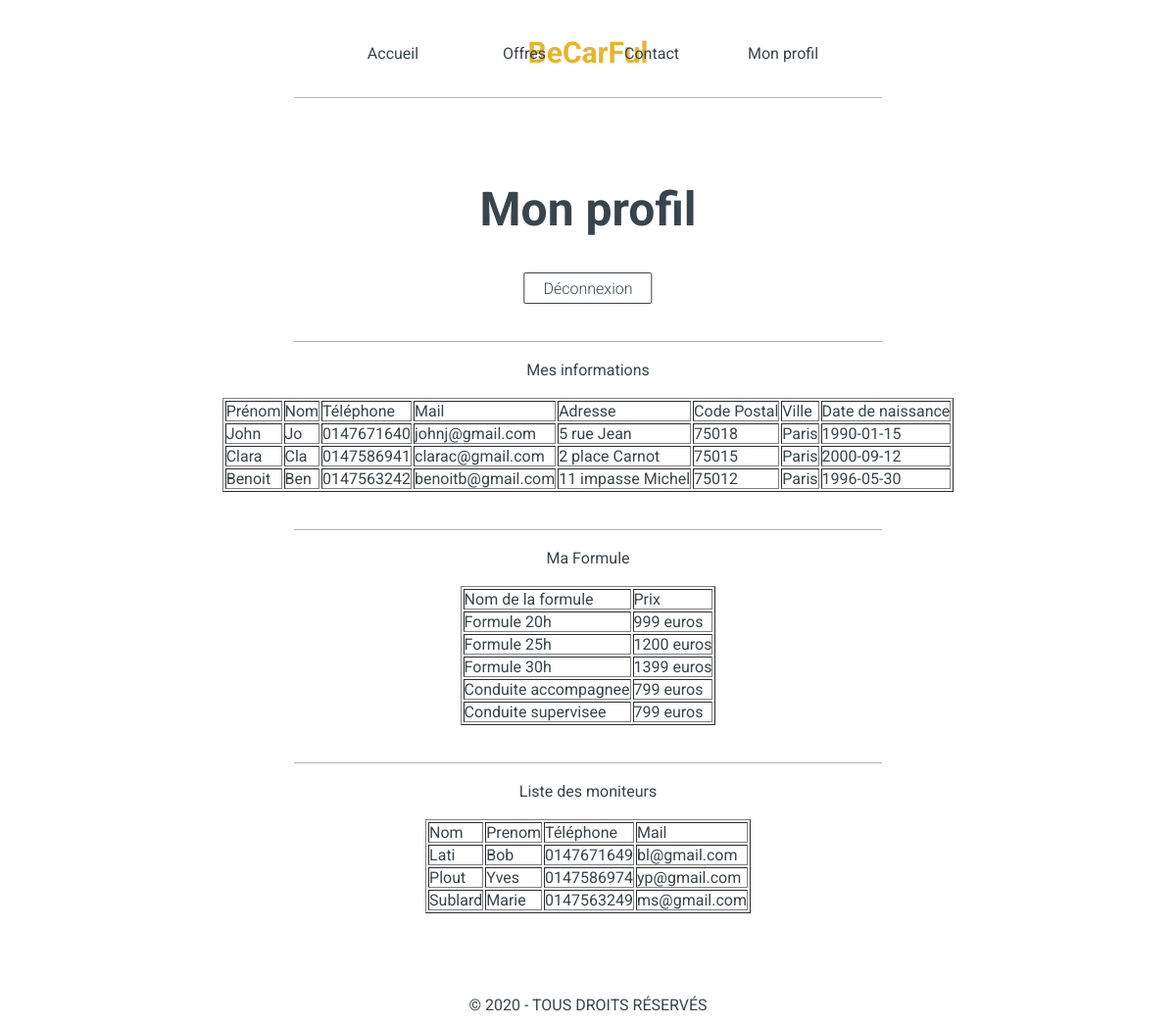
Screenshot of /mvc_poo/index2.php?page=3 with the database file from the repository.
### tables this page shows
CREATE TABLE eleve (
    ideleve INT(3) NOT NULL auto_increment,
    prenomEleve VARCHAR(30),
    nomEleve VARCHAR(30),
    adresse VARCHAR(60),
    cp INT(5),
    ville VARCHAR(30),
    tel VARCHAR(20),
    mail VARCHAR(40),
    d_naissance DATE,
    idformule INT(3),
    PRIMARY KEY (ideleve),
    FOREIGN KEY (idformule) REFERENCES formule(idformule)
);

CREATE TABLE formule (
    idformule INT(3) auto_increment,
    libelle VARCHAR(30),
    prix VARCHAR(30),
    PRIMARY KEY (idformule)
);

CREATE TABLE moniteur (
    idmoniteur int(3) NOT NULL auto_increment,
    prenomMoniteur VARCHAR(30),
    nomMoniteur VARCHAR(30),
    adresse VARCHAR(60),
    cp INT(5),
    ville VARCHAR(30),
    tel VARCHAR(20),
    mail VARCHAR(40),
    d_naissance DATE,
    d_embauche DATE,
    salaire FLOAT,
    PRIMARY KEY (idmoniteur)
);

### mvc_poo/controleur/controleur.class.php (called while the page is built, shortened)
<?php
    require_once ("modele/modele.class.php");
    class Controleur {
        private $unModele;
        public function __construct (){
            $this->unModele = new Modele ();
        }
        public function selectAllMoniteur (){
            $lesMoniteurs = $this->unModele->selectAllMoniteur ();
            return $lesMoniteurs;
        }
        public function selectUnEleve (){
            $leEleve = $this->unModele->selectUnEleve ();
            return $leEleve;
        }
        public function selectUneFormule (){
            $laFormule = $this->unModele->selectUneFormule ();
            return $laFormule;
        }
    }
?>

### mvc_poo/modele/modele.class.php (called while the page is built, shortened)
<?php
    class Modele {
        private $unPdo;
        public function __construct () {
            try{
                $this->unPdo = new PDO("mysql:host=localhost;dbname=auto_ecole","root","");
            }
            catch (PDOException $exp){
                echo "Erreur de connexion à la BDD";
            }
        }
        public function selectAllMoniteur () {
            if ($this->unPdo != null) {
                $requete = "select nomMoniteur, prenomMoniteur, tel, mail from moniteur;";
                $select = $this->unPdo-> prepare($requete);
                $select->execute();
                $lesMoniteurs = $select->fetchAll();
                return $lesMoniteurs;
            }else{
                return null;
            }
        }
        public function selectUnEleve () {
            if ($this->unPdo != null) {
                $requete = "select prenomEleve, nomEleve, tel, mail, adresse, cp, ville, d_naissance from eleve;";
                $select = $this->unPdo-> prepare($requete);
                $select->execute();
                $leEleve = $select->fetchAll();
                return $leEleve;
            }else{
                return null;
            }
        }
        public function selectUneFormule () {
            if ($this->unPdo != null) {
                $requete = "select libelle, prix from formule;";
                $select = $this->unPdo-> prepare($requete);
                $select->execute();
                $laFormule = $select->fetchAll();
                return $laFormule;
            }else{
                return null;
            }
        }
    }
?>

### mvc_poo/vue/vue_eleve.php (the view)
<center>
    <br>
    <br>
    <hr>
    <br>
    <p>Mes informations</p>
    <br>
    <table border="1">
        <tr>
        <td>Prénom</td>
        <td>Nom</td>
        <td>Téléphone</td>
        <td>Mail</td>
        <td>Adresse</td>
        <td>Code Postal</td>
        <td>Ville</td>
        <td>Date de naissance</td>
        </tr>
    <?php
        foreach ($leEleve as $unEleve) {
            echo "<tr>
            <td>".$unEleve["prenomEleve"]."</td>
            <td>".$unEleve["nomEleve"]."</td>
            <td>".$unEleve["tel"]."</td>
            <td>".$unEleve["mail"]."</td>
            <td>".$unEleve["adresse"]."</td>
            <td>".$unEleve["cp"]."</td>
            <td>".$unEleve["ville"]."</td>
            <td>".$unEleve["d_naissance"]."</td>
            </tr>";
        }
    ?>
    </table>
</center>

### mvc_poo/index2.php (shortened to what this page needs)
<?php
    require_once ("controleur/controleur.class.php");
    $unControleur = new Controleur();
?>
<!DOCTYPE html>
<html lang="fr">
<head>
    <link rel="stylesheet" href="style.css">
</head>
<body>
    <div class="menu">
        <h1>BeCarFul</h1>
        <ul class="menu-1">
            <li>
                <a class="boutonmenu" href="index2.php?page=0">Accueil</a>
            </li>
            <li>
                <a class="boutonmenu" href="index2.php?page=1">Offres</a>
            </li>
        </ul>
        <ul class="menu-2">
            <li>
                <a class="boutonmenu" href="index2.php?page=2">Contact</a>
            </li>
            <li>
                <a class="boutonmenu" href="index2.php?page=3">Mon profil</a>
            </li>
        </ul>
    </div>
    <hr>
    <?php
        if (isset($_GET['page'])) $page = $_GET['page'];
        else $page = 0;
        switch ($page){
            case 3 : require_once("profil.php"); break;
        }
    ?>
</body>
</html>

### mvc_poo/profil.php (shortened to what this page needs)
<h2>Mon profil</h2>
<a class="button2" href="logout.php">Déconnexion</a>
<?php
    $leEleve = $unControleur->selectUnEleve ();
    require_once ("vue/vue_eleve.php");
    $laFormule = $unControleur->selectUneFormule ();
    require_once ("vue/vue_formule.php");
    $lesMoniteurs = $unControleur->selectAllMoniteur ();
    require_once ("vue/vue_moniteur.php");
?>
<br><br><br><br><br><br>
<footer>
    © 2020 - TOUS DROITS RÉSERVÉS
</footer>

### mvc_poo/vue/vue_formule.php
<center>
    <br>
    <br>
    <hr>
    <br>
    <p>Ma Formule</p>
    <br>
    <table border="1">
        <tr>
        <td>Nom de la formule</td>
        <td>Prix</td>
        </tr>
    <?php
        foreach ($laFormule as $uneFormule) {
            echo "<tr>
            <td>".$uneFormule["libelle"]."</td>
            <td>".$uneFormule["prix"]."</td>
            </tr>";
        }
    ?>
    </table>
</center>

### mvc_poo/vue/vue_moniteur.php
<center>
    <br>
    <br>
    <hr>
    <br>
    <p>Liste des moniteurs</p>
    <br>
    <table border="1">
        <tr>
        <td>Nom</td>
        <td>Prenom</td>
        <td>Téléphone</td>
        <td>Mail</td>
        </tr>
    <?php
        foreach ($lesMoniteurs as $unMoniteur) {
            echo "<tr>
            <td>".$unMoniteur["nomMoniteur"]."</td>
            <td>".$unMoniteur["prenomMoniteur"]."</td>
            <td>".$unMoniteur["tel"]."</td>
            <td>".$unMoniteur["mail"]."</td>
            </tr>";
        }
    ?>
    </table>
</center>

### mvc_poo/style.css (style rules this page uses)
* { margin: 0; padding: 0; }
html body { font-family: 'Roboto', sans-serif; box-sizing: border-box; min-height: 100%; color: #38454C; }
h1 { text-align: center; color: #E9B429; font-size: 30px; line-height: 28.64px; margin-top: 40px; margin-bottom: 30px; }
h2 { text-align: center; font-size: 48px; line-height: 28.64px; margin-left: auto; margin-right: auto; margin-top: 100px; color: #38454C; }
hr { width: 50%; border: none; border-top: 1px solid #38454C; opacity: 0.4; text-align: center; margin: auto; }
.menu { color: #38454C; }
.menu-1 { position: absolute; top: 30px; left: 28%; }
.menu-2 { position: absolute; top: 30px; right: 28%; }
li { display: inline-block; }
.boutonmenu { display: block; width: 110px; padding: 5px 0; text-align: center; border: none; color: #38454C; text-decoration: none; margin: 10px; }
footer { position: fixed; left: 0; bottom: 0; width: 100%; height: 30px; background-color: white; color: #38454C; text-align: center; }
a.button2 { display: inline-block; position: relative; left: 50%; transform: translateX(-50%); padding: 0.35em 1.2em; border: 0.1em solid #38454C; margin: 50px 0 0 0; border-radius: 0.12em; box-sizing: border-box; text-decoration: none; font-family: 'Roboto',sans-serif; font-weight: 300; color: #38454C; text-align: center; transition: all 0.2s; }

### rows the page displays
eleve: prenomEleve "John", nomEleve "Jo", tel "0147671640", mail "johnj@gmail.com", adresse "5 rue Jean", cp "75018", ville "Paris", d_naissance "1990-01-15"
eleve: prenomEleve "Clara", nomEleve "Cla", tel "0147586941", mail "clarac@gmail.com", adresse "2 place Carnot", cp "75015", ville "Paris", d_naissance "2000-09-12"
eleve: prenomEleve "Benoit", nomEleve "Ben", tel "0147563242", mail "benoitb@gmail.com", adresse "11 impasse Michel", cp "75012", ville "Paris", d_naissance "1996-05-30"
formule: libelle "Formule 20h", prix "999 euros"
formule: libelle "Formule 25h", prix "1200 euros"
formule: libelle "Formule 30h", prix "1399 euros"
formule: libelle "Conduite accompagnee", prix "799 euros"
formule: libelle "Conduite supervisee", prix "799 euros"
moniteur: nomMoniteur "Lati", prenomMoniteur "Bob", tel "0147671649", mail "bl@gmail.com"
moniteur: nomMoniteur "Plout", prenomMoniteur "Yves", tel "0147586974", mail "yp@gmail.com"
moniteur: nomMoniteur "Sublard", prenomMoniteur "Marie", tel "0147563249", mail "ms@gmail.com"
